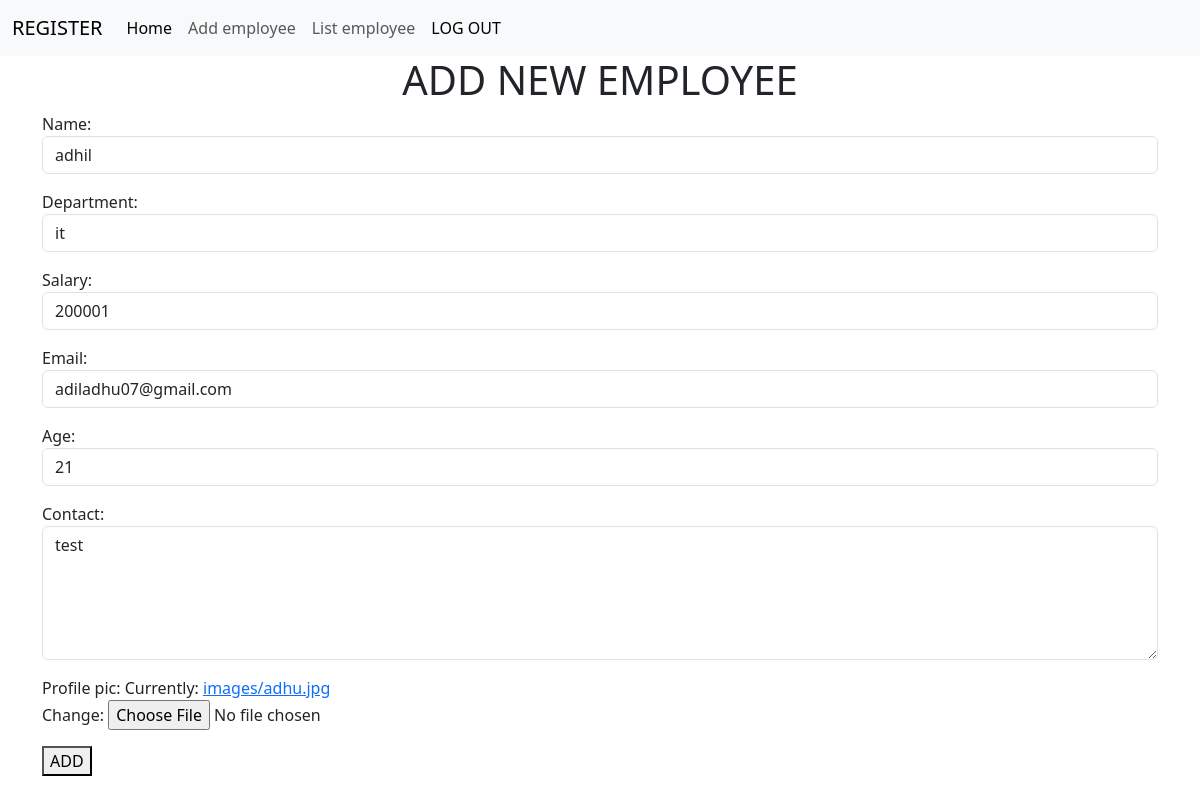
Page /emloyees/8/update (signed in) on the committed database.
### cr/models.py (models this page shows, shortened)
class Employees(models.Model):
    name=models.CharField(max_length=200)
    department=models.CharField(max_length=200)
    salary=models.PositiveIntegerField()
    email=models.EmailField(unique=True)
    age=models.PositiveIntegerField(null=True)
    contact=models.CharField(max_length=12)
    profile_pic=models.ImageField(upload_to="images",null=True)

### cr/views.py (the view, shortened to what this page needs)
# urls.py: path("emloyees/<int:pk>/update",views.EmployeeUpdateView.as_view(),name="emp_update"),
@method_decorator(signin_required,"dispatch")
class EmployeeUpdateView(View):
    def get(self,request,*args,**kwargs):
        id=kwargs.get("pk")
        qs=Employees.objects.get(id=id)
        form=EmployeeForm(instance=qs)
        return render(request,"emp_add.html",{"forms":form})

### cr/forms.py
class EmployeeForm(forms.ModelForm):
    class Meta:
        model=Employees
        fields="__all__"
        widgets={
            "name":forms.TextInput(attrs={"class":"form-control"}),
            "department":forms.TextInput(attrs={"class":"form-control"}),
            "salary":forms.NumberInput(attrs={"class":"form-control"}),
            "email":forms.EmailInput(attrs={"class":"form-control"}),
            "age":forms.NumberInput(attrs={"class":"form-control"}),
            "contact":forms.Textarea(attrs={"class":"form-control","rows":5}),
            "dob":forms.DateInput(attrs={"class":"form-control","type":"date"})
        }

### cr/views.py (called while the page is built)
def signin_required(fn):
    def wrapper(request,*args,**kwargs):
        if not request.user.is_authenticated:
            messages.error(request,"Invalid Session")
            return redirect("login")
        else:
            return fn(request,*args,**kwargs)
    return wrapper

### cr/templates/emp_add.html (shortened to what this page needs)
{%extends 'base.html'%}
{%block body_block%}
<h1 class="text-center">ADD NEW EMPLOYEE</h1>
<div class="container">
 <form action="" method="post" enctype="multipart/form-data" class="">
     {{forms.as_p}}
     <button type="submit">ADD</button>
 </form>
</div>
{%endblock%}

### rows in the picture
Employees: name "adhil", department "it", salary "200001", email "adiladhu07@gmail.com", age "21", contact "test"
